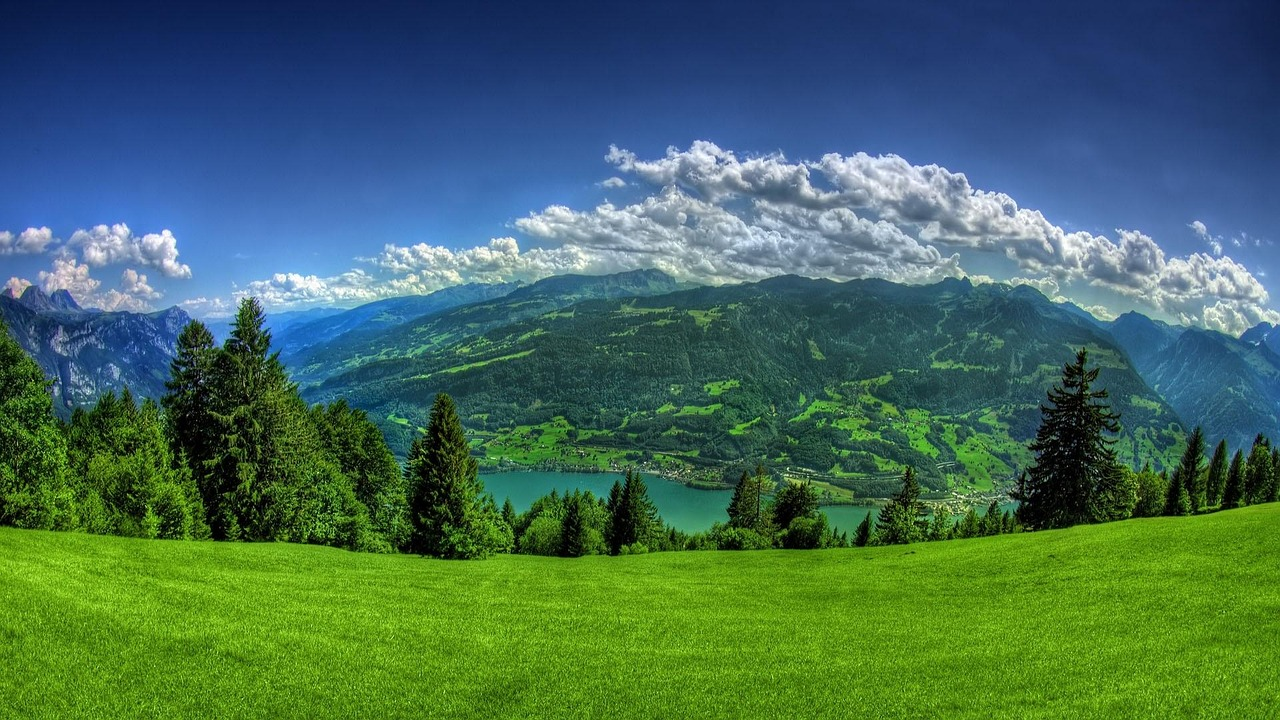
#> input picture solved tasks/beautiful-natural-image-1844362_1280.jpg, 1280 x 720 px, found by its file name
$ python 'task 8.py'
#> lines starting #> are read from the running program, lines starting #| are printed output that depends on the picture
import cv2 as cv
import matplotlib.pyplot as plt
import sys

# Load image
path = r"C:\Users\ASUS\OneDrive\Desktop\skyexperts tasks\task 1\beautiful-natural-image-1844362_1280.jpg"

img = cv.imread(path)
#> img is the input picture: shape (720, 1280, 3); mean B, G, R 89, 106.7, 68

# Check if image was loaded successfully
if img is None:
    print("Error: Could not read the image.")
    sys.exit()

# Get image dimensions
height, width = img.shape[:2]
#> height = 720; width = 1280

# ------------------------------------------------
# Method 1: Rotate 45 degrees and scale by 0.5
# in ONE operation
# ------------------------------------------------

center = (width // 2, height // 2)
#> center = (640, 360)

rotation_matrix = cv.getRotationMatrix2D(
    center,
    45,
    0.5
)

rotate_scale = cv.warpAffine(
    img,
    rotation_matrix,
    (width, height)
)
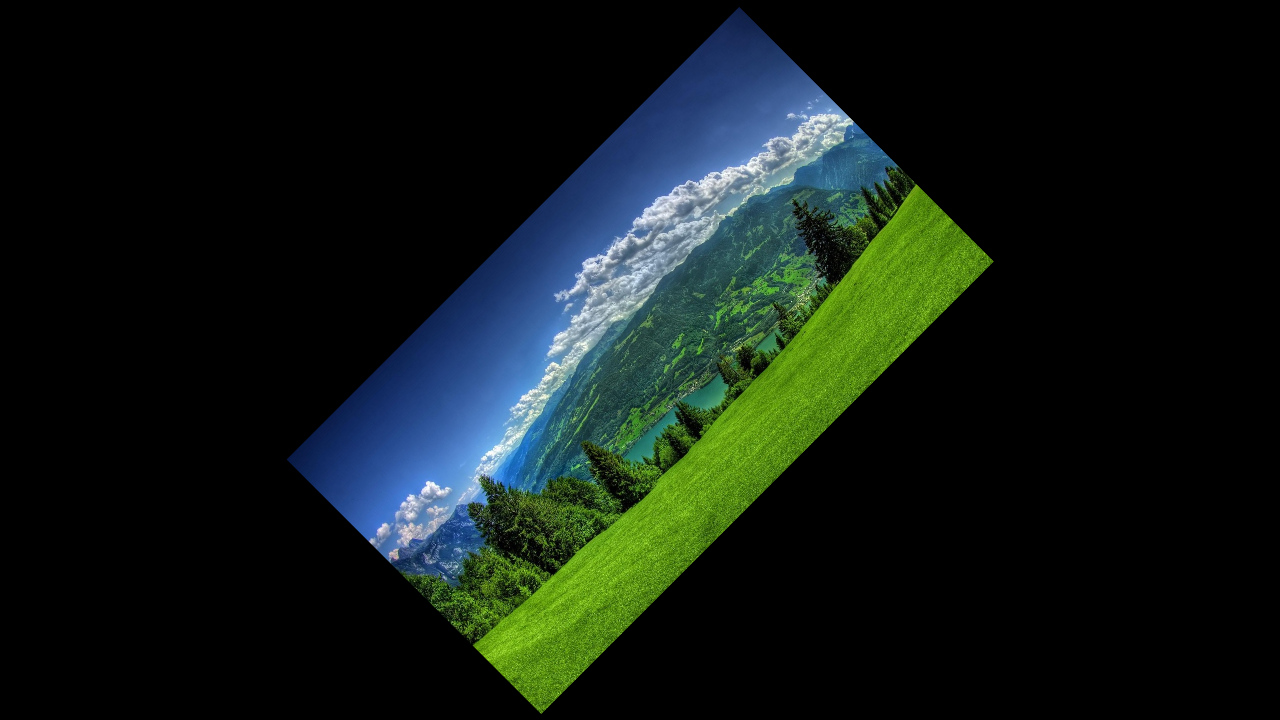
#> rotate_scale: shape (720, 1280, 3); mean B, G, R 22.3, 26.7, 17

# ------------------------------------------------
# Method 2: Resize first, then rotate
# ------------------------------------------------

# Resize to 50%
resized = cv.resize(
    img,
    None,
    fx=0.5,
    fy=0.5,
    interpolation=cv.INTER_LINEAR
)

# Get dimensions of resized image
h2, w2 = resized.shape[:2]
#> h2 = 360; w2 = 640
center2 = (w2 // 2, h2 // 2)
#> center2 = (320, 180)

# Rotation matrix (no additional scaling)
rotation_matrix2 = cv.getRotationMatrix2D(
    center2,
    45,
    1.0
)

separate = cv.warpAffine(
    resized,
    rotation_matrix2,
    (w2, h2)
)
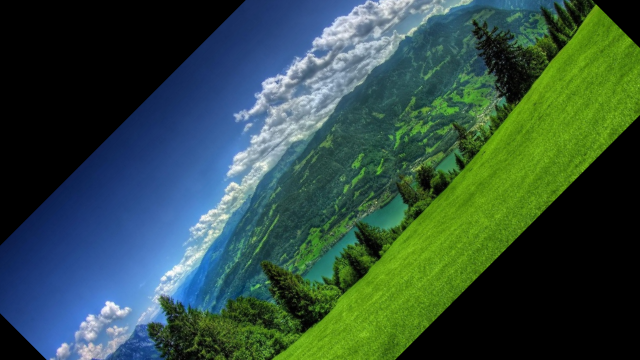
#> separate: shape (360, 640, 3); mean B, G, R 66.5, 78, 49.3

# ------------------------------------------------
# Display results
# ------------------------------------------------

plt.figure(figsize=(15, 5))

plt.subplot(1, 3, 1)
plt.imshow(cv.cvtColor(img, cv.COLOR_BGR2RGB))
plt.title("Original")
plt.axis("off")

plt.subplot(1, 3, 2)
plt.imshow(cv.cvtColor(rotate_scale, cv.COLOR_BGR2RGB))
plt.title("Rotate 45° + Scale 0.5\nOne Operation")
plt.axis("off")

plt.subplot(1, 3, 3)
plt.imshow(cv.cvtColor(separate, cv.COLOR_BGR2RGB))
plt.title("Resize 0.5 then Rotate 45°")
plt.axis("off")

plt.tight_layout()
plt.show()
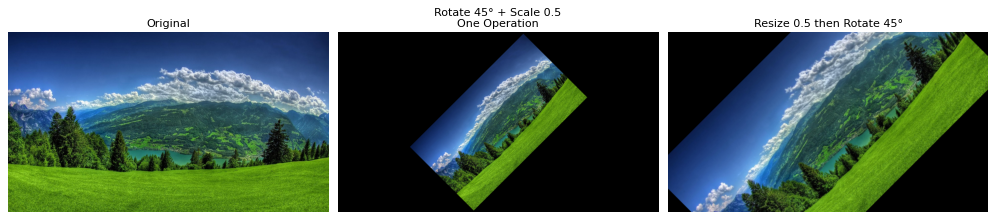
#> figure drawn by matplotlib, 3 panels

# Compare shapes
print("Original shape:", img.shape)
#| Original shape: (720, 1280, 3)
print("One operation shape:", rotate_scale.shape)
#| One operation shape: (720, 1280, 3)
print("Separate operations shape:", separate.shape)
#| Separate operations shape: (360, 640, 3)

$ run again, with solved tasks/images.jpg copied over solved tasks/beautiful-natural-image-1844362_1280.jpg
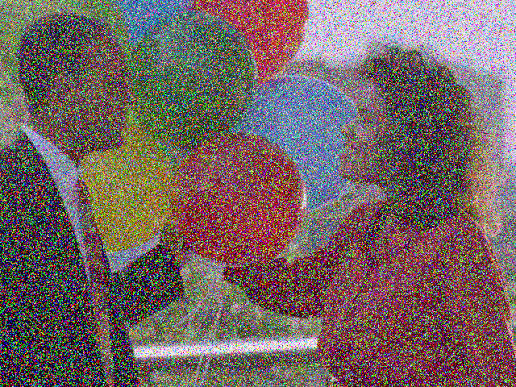
#> input picture solved tasks/images.jpg, 516 x 387 px, found by its file name
#> img is the input picture: shape (387, 516, 3); mean B, G, R 98.9, 99.7, 115.8
#> `separate = cv.warpAffine( resized, rotation_matrix2, (w2, h2) )`:
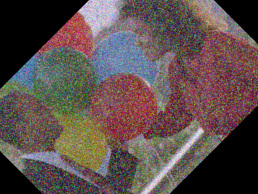
#> separate: shape (194, 258, 3); mean B, G, R 76.3, 78.1, 92.5
#> `plt.show()`:
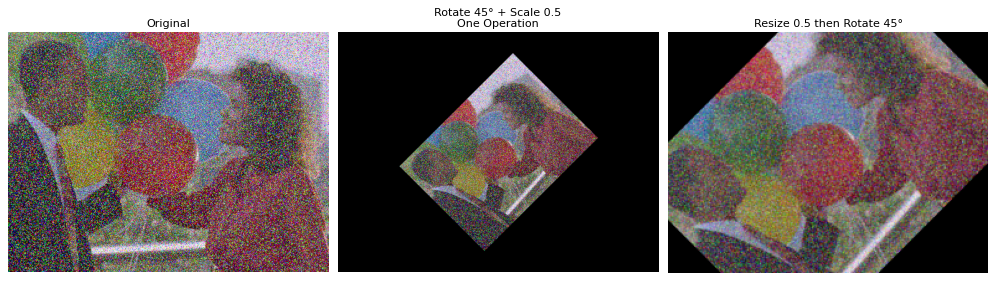
#> figure drawn by matplotlib, 3 panels
#| Original shape: (387, 516, 3)
#| One operation shape: (387, 516, 3)
#| Separate operations shape: (194, 258, 3)
